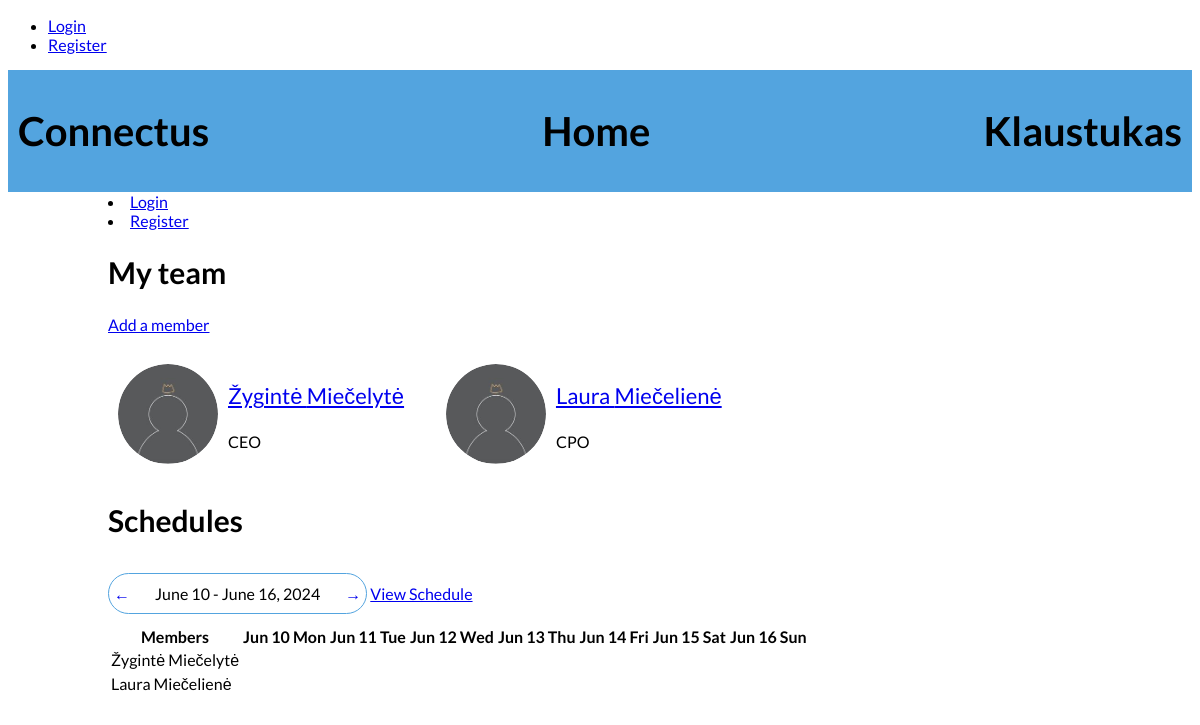
/schedules/, run on an earlier commit of the app's database.
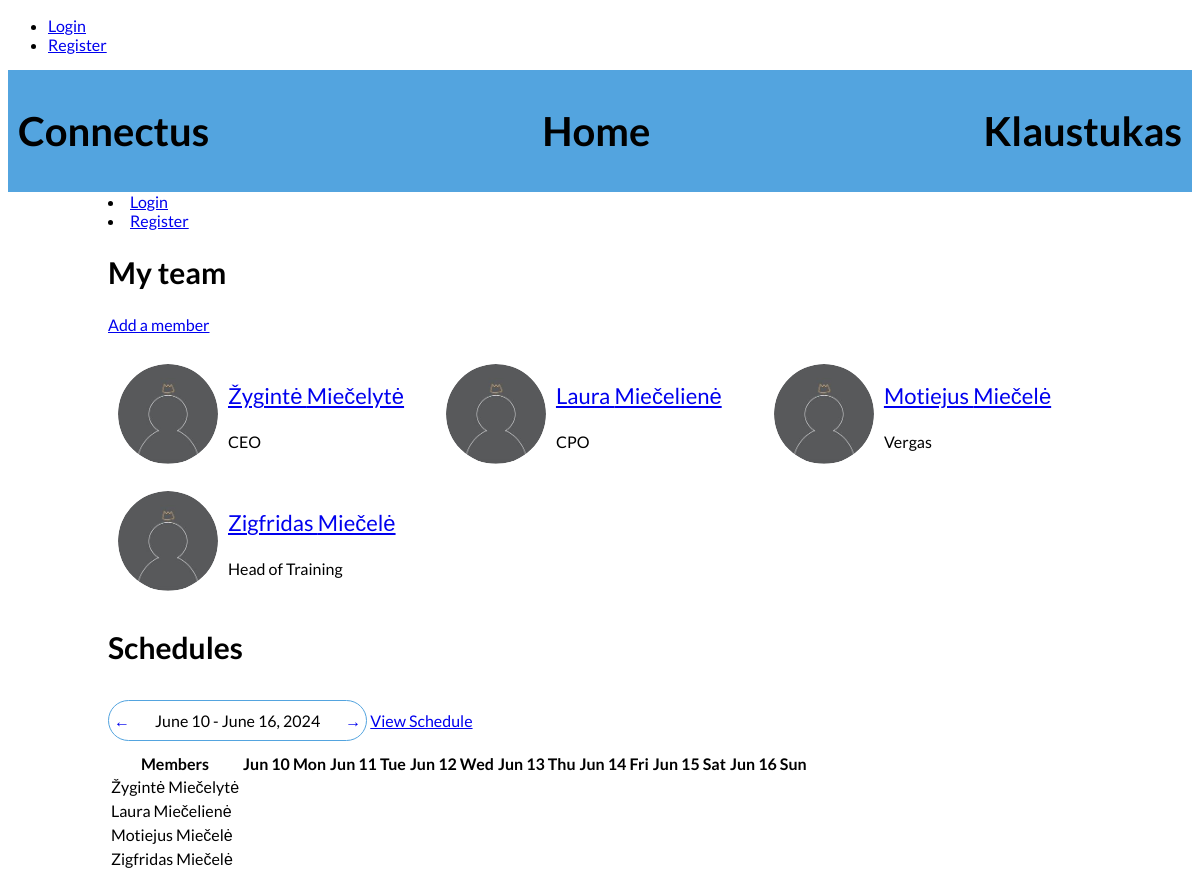
And on a later commit of the database.
### schedules/models.py (models this page shows, shortened)
class CustomUser(AbstractBaseUser, PermissionsMixin):
    email = models.EmailField(unique=True)
    name = models.CharField(max_length=100)
    last_name = models.CharField(max_length=100)
    position = models.CharField(max_length=100)
    WORKING_HOURS = (
        ('1', '1 (160h/month)'),
        ('0.75', '0.75 (120h/month)'),
        ('0.5', '0.5 (80h/month)'),
        ('0.25', '0.25 (40h/month)'),
        ('1.25', '1.25 (180h/month)'),
        ('1.5', '1.5 (200h/month)')
    )
    working_hours = models.CharField(max_length=4, choices=WORKING_HOURS, default='1')
    phone_number = PhoneNumberField(null=True, blank=True, unique=True)
    profile_picture = models.ImageField(upload_to='profile_pictures', blank=True)
    street_address = models.CharField(max_length=255, null=True, blank=True)
    city = models.CharField(max_length=100, null=True, blank=True)
    postal_code = models.CharField(max_length=20, null=True, blank=True)
    country = models.CharField(max_length=100, null=True, blank=True)
    is_active = models.BooleanField(default=True)
    is_staff = models.BooleanField(default=False)
    objects = CustomUserManager()
    USERNAME_FIELD = 'email'
    REQUIRED_FIELDS = ['name', 'last_name', 'position', 'working_hours']

### schedules/views.py (the view)
# urls.py: 2. Add a URL to urlpatterns:  path('', views.home, name='home')
def home(request, week=None):
    if week:
        start_date = datetime.strptime(week, '%Y-%m-%d').date() #
    else:
        today = datetime.now().date() #GETS THE CURRENT DATE
        start_date = today - timedelta(days=today.weekday())  # timedelta(days=today.weekday()) SURANDA KIEK DIENU NUO PIRMADIENIO SIANDIENA YRA | today - timedelta(days=today.weekday()) IS SIANDIENOS DATOS ATIMAMA KIEK DIENU NUO PIRMADIENIO SUSKAICIAVOME IR GAUNAME PIRMADIENIO DATA
    end_date = start_date + timedelta(days=6)
    previous_week_start = start_date - timedelta(days=7) # IS PASIRINKTO PIRMADIENIO ATIMA 7 DIENAS, KAD GAUTU PRIES TAI BUVUSIO PIRMADIENIO DATA
    next_week_start = start_date + timedelta(days=7) # PRIE PASIRINKTO PIRMADIENIO PRIDEDA 7 DIENAS, KAD GAUTU ATEINANCIO PIRMADIENIO DATA
    date_range = [start_date + timedelta(days=i) for i in range(7)] # SUKURIA SARASA DATU: PRIE PIRMADIENIO DATOS PRIDEDA ATITINKAMA SKAICIU DIENU, KURIAS GAUNAM ITERUOJANT range(7). [start_date + timedelta(days=0) for i in range(0-6)], [start_date + timedelta(days=1) for i in range(0-6)]...
    users = CustomUser.objects.all()
    data = {
        'users': users,
        'date_range': date_range,
        'start_date': start_date,
        'end_date': end_date,
        'previous_week': previous_week_start.strftime('%Y-%m-%d'),  # Convert to string
        'next_week': next_week_start.strftime('%Y-%m-%d'),  # Convert to string
    }
    if 'create_member' in request.GET:
        data['create_member'] = True
    return render(request, 'home.html', context=data)

### schedules/templatetags/custom_filters.py (called while the page is built)
@register.filter(name='format_date')
def format_date(value, schedule_format):
    if schedule_format == 'week':
        return value.strftime('%b %d %a')  # Format for week view (Jun 10 Mon)
    elif schedule_format == 'month':
        return value.strftime('%b %d')  # Format for month view (Jun 10)
    else:
        return value.strftime('%H:%M')  # Default format for other views (12:00)

### schedules/templates/home.html
{% extends 'base.html' %}
{% load custom_filters %}
{% load static %}
{% block content %}
<div class="header">
    <h1>Connectus</h1>
    <h1>Home</h1>
    <h1>Klaustukas</h1>
</div>
<div class="main-content">
    <div>
        {% if user.is_authenticated %}
            <div class="user-info" id="color">
                {% if user.profile_picture %}
                    <div class="profile-picture">
                        <img src="{{ user.profile_picture.url }}" alt="Profile Picture">
                    </div>
                {% else %}
                    <div class="profile-picture default">
                        <img src="{% static 'images/default_profile_picture.png' %}" alt="Default Profile Picture">
                    </div>
                {% endif %}
                <div class="user-details">
                    <h1><a href="{% url 'user_profile' user_id=user.id %}">{{ user.name }} {{ user.last_name }}</a></h1>
                    <h3>{{ user.position }}</h3>
                </div>
            </div>
        {% else %}
            <li class="nav-item"><a class="nav-link" href="{% url 'login'%}?next={{request.path}}">Login</a></li>
            <li class="nav-item"><a class="nav-link" href="#">Register</a></li>
        {% endif %}
    </div>
    <div class="team-section">
        <h2>My team</h2>
        <a href="{% url 'edit_profile' %}?create_member=true" class="btn btn-primary">Add a member</a>
        <ul class="team-members">
            {% for user in users %}
                {% if user != request.user %}
                    <li class="team-member">
                        {% if user.profile_picture %}
                        <div class="profile-picture">
                            <img src="{{ user.profile_picture.url }}" alt="Profile Picture">
                        </div>
                        {% else %}
                        <div class="profile-picture default">
                            <img src="{% static 'images/default_profile_picture.png' %}" alt="Default Profile Picture">
                        </div>
                        {% endif %}
                        <div class="user-details">
                            <h3><a href="{% url 'user_profile' user_id=user.id %}">{{ user.name }} {{ user.last_name }}</a></h3>
                            <p>{{ user.position }}</p>
                        </div>
                    </li>
                {% endif %}
            {% endfor %}
        </ul>
    </div>
    <div>
        <h2>Schedules</h2>
        <div class="day-navigation">
            <a href="{% url 'home_with_week' week=previous_week %}" class="nav-arrow">
                &larr;
            </a>
            <span class="nav-date">{{ start_date|date:"F j" }} - {{ end_date|date:"F j, Y" }}</span>
            <a href="{% url 'home_with_week' week=next_week %}" class="nav-arrow">
                &rarr;
            </a>
        </div>
        <a href="{% url 'user_availability' %}">View Schedule</a>
        <table>
            <thead>
                <tr>
                    <th>Members</th>
                    {% for day in date_range %}
                        <th>{{ day|format_date:'week' }}</th>
                    {% endfor %}
                </tr>
            </thead>
            <tbody>
                {% for user in users %}
                <tr>
                    <td>{{ user.name }} {{ user.last_name }}</td>
                    {% for day in date_range %}
                    <td>
                    </td>
                    {% endfor %}
                </tr>
                {% endfor %}
            </tbody>
        </table>
    </div>
</div>
{% endblock content %}

What changed in the data, as far as the page shows it:
added CustomUser: name "Motiejus", last_name "Miečelė", position "Vergas"
added CustomUser: name "Zigfridas", last_name "Miečelė", position "Head of Training"
